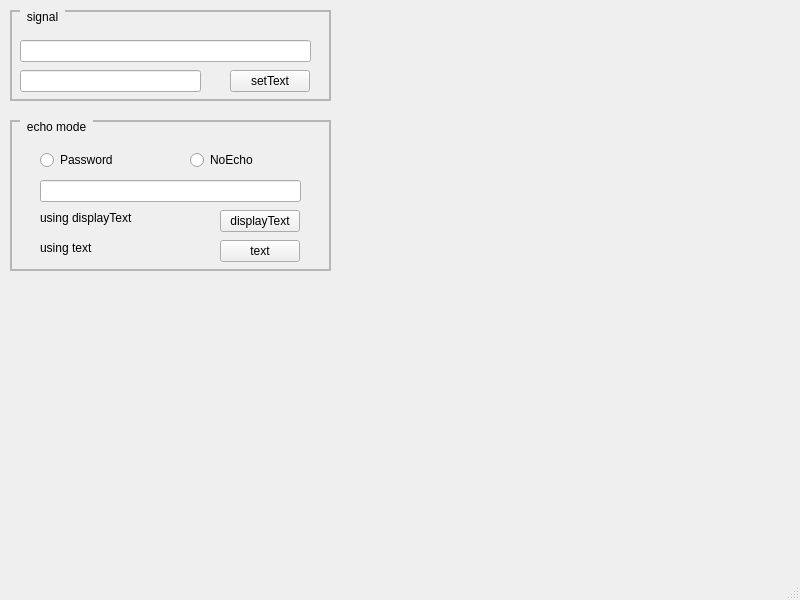
<?xml version="1.0" encoding="UTF-8"?>
<ui version="4.0">
 <class>MainWindow</class>
 <widget class="QMainWindow" name="MainWindow">
  <property name="geometry">
   <rect>
    <x>0</x>
    <y>0</y>
    <width>800</width>
    <height>600</height>
   </rect>
  </property>
  <property name="windowTitle">
   <string>MainWindow</string>
  </property>
  <property name="styleSheet">
   <string notr="true">QGroupBox {
	border: 2px solid rgb(182,182,182);
	margin-top: 1ex;
}
QGroupBox::title {
	subcontrol-origin: margin;
	subcontrol-position: top left;
	padding: 0 5px;
	left: 10px;
}</string>
  </property>
  <widget class="QWidget" name="centralwidget">
   <widget class="QGroupBox" name="groupBox">
    <property name="geometry">
     <rect>
      <x>10</x>
      <y>10</y>
      <width>321</width>
      <height>91</height>
     </rect>
    </property>
    <property name="title">
     <string>signal</string>
    </property>
    <widget class="QLineEdit" name="lineIn">
     <property name="geometry">
      <rect>
       <x>10</x>
       <y>30</y>
       <width>291</width>
       <height>22</height>
      </rect>
     </property>
    </widget>
    <widget class="QLineEdit" name="lineSet">
     <property name="geometry">
      <rect>
       <x>10</x>
       <y>60</y>
       <width>181</width>
       <height>22</height>
      </rect>
     </property>
    </widget>
    <widget class="QPushButton" name="btnSetText">
     <property name="geometry">
      <rect>
       <x>220</x>
       <y>60</y>
       <width>80</width>
       <height>22</height>
      </rect>
     </property>
     <property name="text">
      <string>setText</string>
     </property>
    </widget>
   </widget>
   <widget class="QGroupBox" name="groupBox_2">
    <property name="geometry">
     <rect>
      <x>10</x>
      <y>120</y>
      <width>321</width>
      <height>151</height>
     </rect>
    </property>
    <property name="title">
     <string>echo mode</string>
    </property>
    <widget class="QRadioButton" name="radioPassword">
     <property name="geometry">
      <rect>
       <x>30</x>
       <y>30</y>
       <width>99</width>
       <height>20</height>
      </rect>
     </property>
     <property name="text">
      <string>Password</string>
     </property>
    </widget>
    <widget class="QRadioButton" name="radioNoEcho">
     <property name="geometry">
      <rect>
       <x>180</x>
       <y>30</y>
       <width>99</width>
       <height>20</height>
      </rect>
     </property>
     <property name="text">
      <string>NoEcho</string>
     </property>
    </widget>
    <widget class="QLineEdit" name="lineEdit">
     <property name="geometry">
      <rect>
       <x>30</x>
       <y>60</y>
       <width>261</width>
       <height>22</height>
      </rect>
     </property>
    </widget>
    <widget class="QPushButton" name="btmDisplayText">
     <property name="geometry">
      <rect>
       <x>210</x>
       <y>90</y>
       <width>80</width>
       <height>22</height>
      </rect>
     </property>
     <property name="text">
      <string>displayText</string>
     </property>
    </widget>
    <widget class="QPushButton" name="btnText">
     <property name="geometry">
      <rect>
       <x>210</x>
       <y>120</y>
       <width>80</width>
       <height>22</height>
      </rect>
     </property>
     <property name="text">
      <string>text</string>
     </property>
    </widget>
    <widget class="QLabel" name="lblDisplayText">
     <property name="geometry">
      <rect>
       <x>30</x>
       <y>90</y>
       <width>151</width>
       <height>16</height>
      </rect>
     </property>
     <property name="text">
      <string>using displayText</string>
     </property>
    </widget>
    <widget class="QLabel" name="lblText">
     <property name="geometry">
      <rect>
       <x>30</x>
       <y>120</y>
       <width>151</width>
       <height>16</height>
      </rect>
     </property>
     <property name="text">
      <string>using text</string>
     </property>
    </widget>
   </widget>
  </widget>
  <widget class="QMenuBar" name="menubar">
   <property name="geometry">
    <rect>
     <x>0</x>
     <y>0</y>
     <width>800</width>
     <height>19</height>
    </rect>
   </property>
  </widget>
  <widget class="QStatusBar" name="statusbar"/>
 </widget>
 <resources/>
 <connections/>
</ui>
